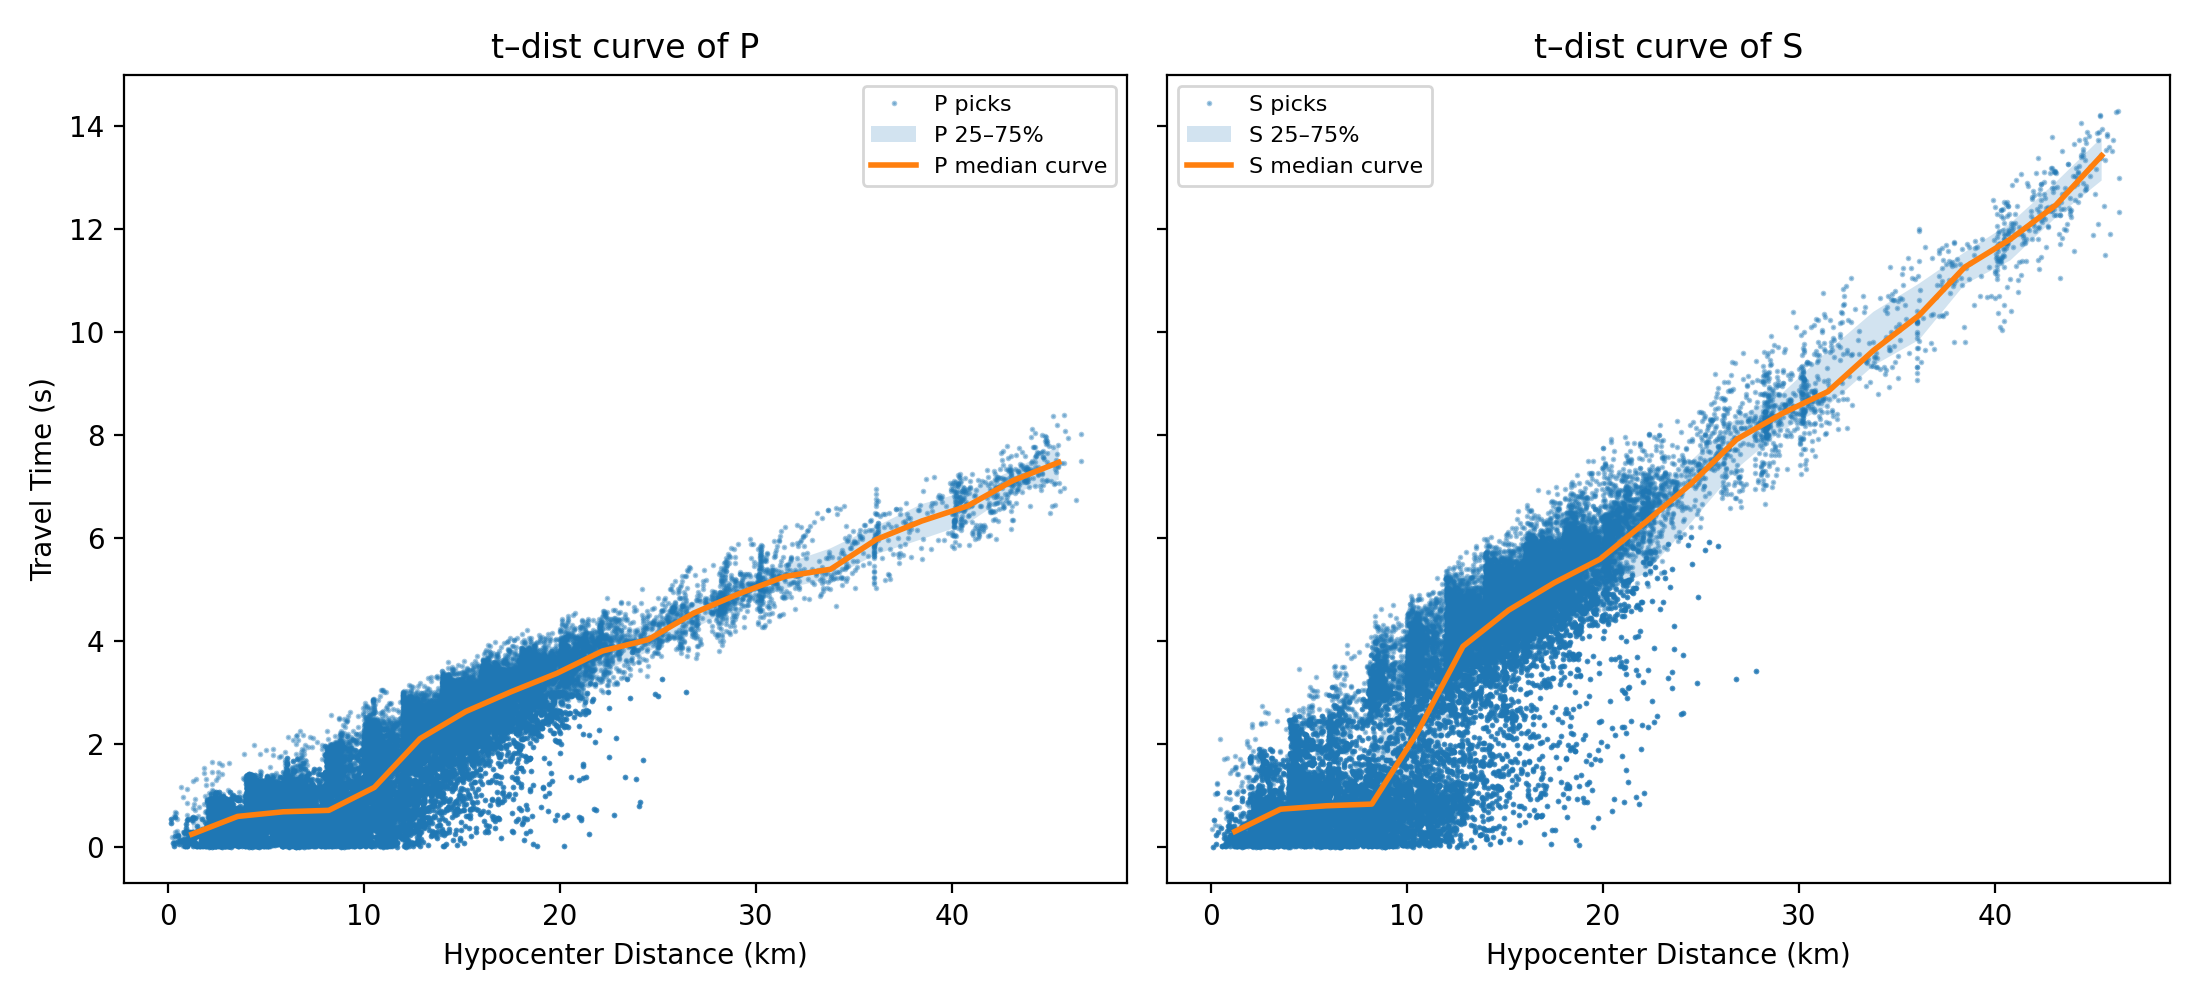

Generate this figure with Python:
#!/usr/bin/env python3
"""
Plot travel time versus hypocenter distance from t_dist.dat, with
non-parametric travel-time curves (binned medians) for P and S, and
optional velocity table.

Expected t_dist.dat format (new AWK script):
    eventID  station  time  dist  phase_code

- eventID:    string
- station:    string
- time:       float (s)  [travel time]
- dist:       float (km) [hypocentral distance]
- phase_code: 1 for P, 2 for S
"""

import numpy as np
import pandas as pd
import matplotlib.pyplot as plt
from pathlib import Path


def compute_limits(series, margin_frac=0.05):
    """Compute axis limits from data with a small margin."""
    s = series.dropna()
    if s.empty:
        return 0.0, 1.0
    vmin = s.min()
    vmax = s.max()
    if vmin == vmax:
        return vmin - 1.0, vmax + 1.0
    span = vmax - vmin
    margin = span * margin_frac
    return vmin - margin, vmax + margin


def binned_curve(df, bins):
    """
    Compute a non-parametric travel-time curve using common bins:
    - bins: array of bin edges of length nbins+1
    - Returns:
        centers: (nbins,) bin centers
        medians: (nbins,) median time (NaN if no data)
        q25:     (nbins,) 25% quantile (NaN if no data)
        q75:     (nbins,) 75% quantile (NaN if no data)
    """
    if df.empty:
        nbins = len(bins) - 1
        centers = 0.5 * (bins[:-1] + bins[1:])
        medians = np.full(nbins, np.nan)
        q25 = np.full(nbins, np.nan)
        q75 = np.full(nbins, np.nan)
        return centers, medians, q25, q75

    dist = df["dist"].values
    time = df["time"].values

    nbins = len(bins) - 1
    centers = 0.5 * (bins[:-1] + bins[1:])
    medians = np.full(nbins, np.nan)
    q25 = np.full(nbins, np.nan)
    q75 = np.full(nbins, np.nan)

    bin_idx = np.digitize(dist, bins) - 1  # 0..nbins-1

    for k in range(nbins):
        mask = bin_idx == k
        if not np.any(mask):
            continue
        t_bin = time[mask]
        medians[k] = np.median(t_bin)
        q25[k] = np.percentile(t_bin, 25)
        q75[k] = np.percentile(t_bin, 75)

    return centers, medians, q25, q75


def main(
    fname="t_dist.dat",
    outname="t_dist.png",
    nbins=20,
    include_table=True,
):
    fname = Path(fname)

    # Read space-delimited file with 5 columns
    df = pd.read_csv(
        fname,
        delim_whitespace=True,
        header=None,
        names=["event", "station", "time", "dist", "phase"],
    )

    df_P = df[df["phase"] == 1].copy()
    df_S = df[df["phase"] == 2].copy()

    print(f"Loaded {len(df)} picks from {fname}")
    print(f"P picks: {len(df_P)}, S picks: {len(df_S)}")

    # Print data ranges to sanity check
    for label, dsub in [("P", df_P), ("S", df_S)]:
        if dsub.empty:
            print(f"{label}: no data")
            continue
        print(
            f"{label}: dist in [{dsub['dist'].min():.3f}, {dsub['dist'].max():.3f}] km, "
            f"time in [{dsub['time'].min():.3f}, {dsub['time'].max():.3f}] s"
        )

    # Common distance bins across all data for comparability
    dist_all = df["dist"].dropna()
    if dist_all.empty:
        raise ValueError("No distance data in t_dist.dat")

    dmin, dmax = dist_all.min(), dist_all.max()
    if dmin == dmax:
        # Degenerate case: single distance
        dmin -= 0.5
        dmax += 0.5

    bins = np.linspace(dmin, dmax, nbins + 1)

    # Binned curves for P and S
    centers, med_P, q25_P, q75_P = binned_curve(df_P, bins)
    _, med_S, q25_S, q75_S = binned_curve(df_S, bins)

    # Velocities in each bin: v = r / t (km/s), using median t
    # Avoid division by zero / NaN
    vP = np.where(np.isfinite(med_P) & (med_P > 0), centers / med_P, np.nan)
    vS = np.where(np.isfinite(med_S) & (med_S > 0), centers / med_S, np.nan)

    # Axis limits from data
    dist_min_P, dist_max_P = compute_limits(df_P["dist"]) if not df_P.empty else (dmin, dmax)
    dist_min_S, dist_max_S = compute_limits(df_S["dist"]) if not df_S.empty else (dmin, dmax)
    time_min_P, time_max_P = compute_limits(df_P["time"]) if not df_P.empty else (0, 1)
    time_min_S, time_max_S = compute_limits(df_S["time"]) if not df_S.empty else (0, 1)

    dist_min = min(dist_min_P, dist_min_S)
    dist_max = max(dist_max_P, dist_max_S)
    time_min = min(time_min_P, time_min_S)
    time_max = max(time_max_P, time_max_S)

    if dist_min > 0:
        dist_min = 0.0
    if time_min > 0:
        time_min = 0.0

    # Figure layout: 1x2 or 1x3 depending on include_table
    ncols = 3 if include_table else 2
    fig, axes = plt.subplots(1, ncols, figsize=(5.5 * ncols, 5), sharey=True if ncols > 1 else False)

    # If only 2 columns, axes is length-2; if 3 columns, length-3
    axP = axes[0]
    axS = axes[1]

    # -------- P-wave subplot --------
    if not df_P.empty:
        axP.plot(df_P["dist"], df_P["time"], ".", markersize=2, alpha=0.4, label="P picks")

        maskP = np.isfinite(med_P)
        if np.any(maskP):
            xcP = centers[maskP]
            tmP = med_P[maskP]
            q25P = q25_P[maskP]
            q75P = q75_P[maskP]
            axP.fill_between(xcP, q25P, q75P, alpha=0.2, label="P 25–75%")
            axP.plot(xcP, tmP, "-", linewidth=2, label="P median curve")

    axP.set_xlim(dist_min, dist_max)
    axP.set_ylim(time_min, time_max)
    axP.set_title("t–dist curve of P")
    axP.set_xlabel("Hypocenter Distance (km)")
    axP.set_ylabel("Travel Time (s)")
    axP.legend(loc="best", fontsize=8)

    # -------- S-wave subplot --------
    if not df_S.empty:
        axS.plot(df_S["dist"], df_S["time"], ".", markersize=2, alpha=0.4, label="S picks")

        maskS = np.isfinite(med_S)
        if np.any(maskS):
            xcS = centers[maskS]
            tmS = med_S[maskS]
            q25S = q25_S[maskS]
            q75S = q75_S[maskS]
            axS.fill_between(xcS, q25S, q75S, alpha=0.2, label="S 25–75%")
            axS.plot(xcS, tmS, "-", linewidth=2, label="S median curve")

    axS.set_xlim(dist_min, dist_max)
    axS.set_ylim(time_min, time_max)
    axS.set_title("t–dist curve of S")
    axS.set_xlabel("Hypocenter Distance (km)")
    axS.legend(loc="best", fontsize=8)

    # -------- Table subplot (optional) --------
    if include_table:
        axT = axes[2]
        axT.axis("off")

        # Build table data as a pandas DataFrame for cleanliness
        table_df = pd.DataFrame(
            {
                "Bin center (km)": centers,
                "vP (km/s)": vP,
                "vS (km/s)": vS,
            }
        )

        # Round for nicer display
        table_df = table_df.round({"Bin center (km)": 1, "vP (km/s)": 2, "vS (km/s)": 2})

        # Optionally drop rows where both velocities are NaN (no data in that bin at all)
        mask_any = table_df[["vP (km/s)", "vS (km/s)"]].notna().any(axis=1)
        table_df = table_df[mask_any]

        cell_text = table_df.values.tolist()
        col_labels = list(table_df.columns)

        table = axT.table(
            cellText=cell_text,
            colLabels=col_labels,
            loc="center",
        )
        table.auto_set_font_size(False)
        table.set_fontsize(8)
        table.scale(1, 1.2)
        axT.set_title("Average velocities per bin")

    fig.tight_layout()
    fig.savefig(outname, dpi=200)
    print(f"Saved figure to {outname}")


if __name__ == "__main__":
    # Example usage:
    #   python plot_t_dist.py
    #
    # You can tweak nbins or disable table if it gets too tall:
    #   main(nbins=15, include_table=False)
    main(include_table=False)
